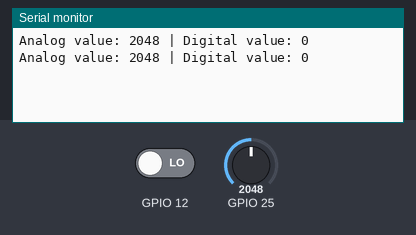
Recording of a sketch running on a simulated ESP32. On the bench: the last lines printed to the serial monitor. The inputs (shaded band) are chosen by the test bench; at power-on: GPIO 25 = 2048, GPIO 12 LOW.

Above: at 2.8 s.
2.9 s: GPIO 25 set to 2866
At 3.8 s:
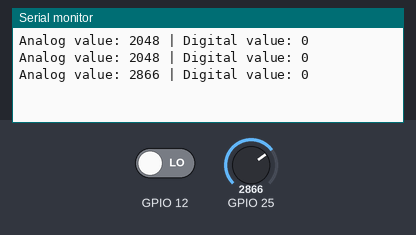
4.4 s: GPIO 12 driven HIGH
At 5.5 s:
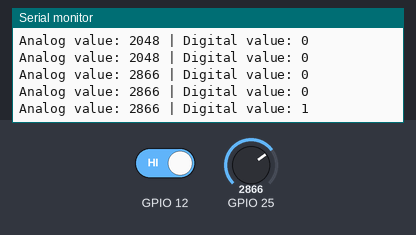
5.9 s: GPIO 25 set to 3603
At 6.8 s:
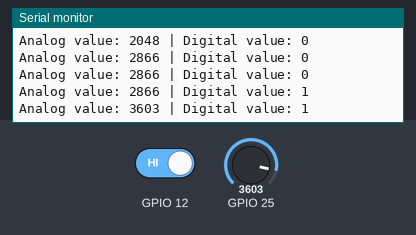
7.4 s: GPIO 12 driven LOW
At 8.8 s:
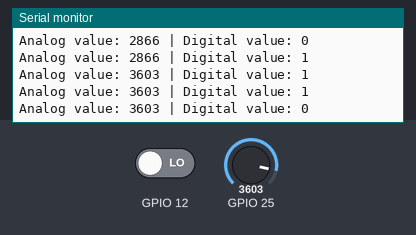
Timing chart, 0 to 9.9 s (numbered marks = the images above; inputs shaded):
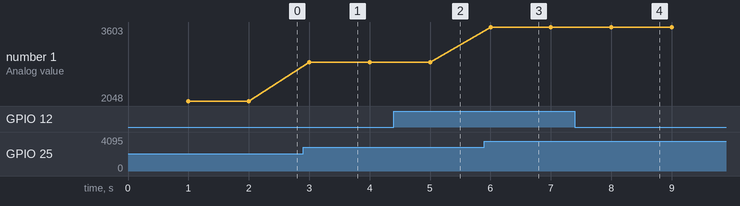

Measured:
- after the input at 2.9 s, the serial monitor: prints a new line after 0.10 s (image 1)
- after the input at 4.4 s, the serial monitor: prints a new line after 0.60 s (image 2)
- after the input at 5.9 s, the serial monitor: prints a new line after 0.10 s (image 3)
- after the input at 7.4 s, the serial monitor: prints a new line after 0.60 s (image 4)
- plotted number 1: 2048 → 2866 after the input at 2.9 s, 2866 → 3603 after the input at 5.9 s

The sketch:

CBMua_test.ino
```cpp
void setup()
{
  Serial.begin(9600);
}

void loop()
{
  delay(1000);
  Serial.print("Analog value: ");
  Serial.print(analogRead(25));
  Serial.print(" | ");
  Serial.print("Digital value: ");
  Serial.println(digitalRead(12));
}
```
